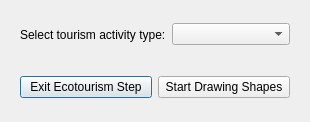
<ui version="4.0" >
 <author>Dane Springmeyer</author>
 <class>SelectEcotourism</class>
 <widget class="QDialog" name="SelectEcotourism" >
  <property name="geometry" >
   <rect>
    <x>0</x>
    <y>0</y>
    <width>281</width>
    <height>122</height>
   </rect>
  </property>
  <property name="windowTitle" >
   <string>OpenOceanMap - Select Ecotourism</string>
  </property>
  <layout class="QVBoxLayout" >
   <item>
    <widget class="QWidget" native="1" name="widget" >
     <layout class="QHBoxLayout" >
      <item>
       <widget class="QLabel" name="fishery_text" >
        <property name="text" >
         <string>Select tourism activity type:</string>
        </property>
       </widget>
      </item>
      <item>
       <widget class="QComboBox" name="comboBox" >
        <item>
         <property name="text" >
          <string/>
         </property>
        </item>
        <item>
         <property name="text" >
          <string>Diving</string>
         </property>
        </item>
        <item>
         <property name="text" >
          <string>Snorkling</string>
         </property>
        </item>
        <item>
         <property name="text" >
          <string>Kayaking</string>
         </property>
        </item>
        <item>
         <property name="text" >
          <string>Whale Watching</string>
         </property>
        </item>
        <item>
         <property name="text" >
          <string>Other</string>
         </property>
        </item>
       </widget>
      </item>
     </layout>
    </widget>
   </item>
   <item>
    <widget class="QWidget" native="1" name="widget_2" >
     <layout class="QHBoxLayout" >
      <item>
       <widget class="QPushButton" name="pbnFinished" >
        <property name="text" >
         <string>Exit Ecotourism Step</string>
        </property>
       </widget>
      </item>
      <item>
       <widget class="QPushButton" name="pbnStartShapes" >
        <property name="text" >
         <string>Start Drawing Shapes</string>
        </property>
       </widget>
      </item>
     </layout>
    </widget>
   </item>
  </layout>
 </widget>
 <resources/>
 <connections/>
</ui>
